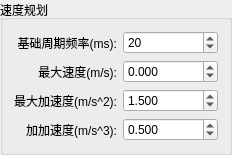
          <widget class="QGroupBox" name="groupBox_18">
           <property name="sizePolicy">
            <sizepolicy hsizetype="Preferred" vsizetype="Preferred">
             <horstretch>0</horstretch>
             <verstretch>0</verstretch>
            </sizepolicy>
           </property>
           <property name="title">
            <string>速度规划</string>
           </property>
           <layout class="QHBoxLayout" name="horizontalLayout_15">
            <item>
             <layout class="QVBoxLayout" name="verticalLayout_8">
              <item>
               <widget class="QLabel" name="label_18">
                <property name="sizePolicy">
                 <sizepolicy hsizetype="Preferred" vsizetype="Preferred">
                  <horstretch>0</horstretch>
                  <verstretch>0</verstretch>
                 </sizepolicy>
                </property>
                <property name="text">
                 <string>基础周期频率(ms):</string>
                </property>
                <property name="alignment">
                 <set>Qt::AlignRight|Qt::AlignTrailing|Qt::AlignVCenter</set>
                </property>
               </widget>
              </item>
              <item>
               <widget class="QLabel" name="label_20">
                <property name="text">
                 <string>最大速度(m/s):</string>
                </property>
                <property name="alignment">
                 <set>Qt::AlignRight|Qt::AlignTrailing|Qt::AlignVCenter</set>
                </property>
               </widget>
              </item>
              <item>
               <widget class="QLabel" name="label_16">
                <property name="sizePolicy">
                 <sizepolicy hsizetype="Preferred" vsizetype="Preferred">
                  <horstretch>0</horstretch>
                  <verstretch>0</verstretch>
                 </sizepolicy>
                </property>
                <property name="layoutDirection">
                 <enum>Qt::LeftToRight</enum>
                </property>
                <property name="text">
                 <string>最大加速度(m/s^2):</string>
                </property>
                <property name="alignment">
                 <set>Qt::AlignRight|Qt::AlignTrailing|Qt::AlignVCenter</set>
                </property>
               </widget>
              </item>
              <item>
               <widget class="QLabel" name="label_17">
                <property name="sizePolicy">
                 <sizepolicy hsizetype="Preferred" vsizetype="Preferred">
                  <horstretch>0</horstretch>
                  <verstretch>0</verstretch>
                 </sizepolicy>
                </property>
                <property name="layoutDirection">
                 <enum>Qt::LeftToRight</enum>
                </property>
                <property name="text">
                 <string>加加速度(m/s^3):</string>
                </property>
                <property name="alignment">
                 <set>Qt::AlignRight|Qt::AlignTrailing|Qt::AlignVCenter</set>
                </property>
               </widget>
              </item>
             </layout>
            </item>
            <item>
             <layout class="QVBoxLayout" name="verticalLayout_48">
              <item>
               <widget class="QSpinBox" name="spinBox_milliseconds">
                <property name="sizePolicy">
                 <sizepolicy hsizetype="Preferred" vsizetype="Fixed">
                  <horstretch>0</horstretch>
                  <verstretch>0</verstretch>
                 </sizepolicy>
                </property>
                <property name="minimum">
                 <number>-99999999</number>
                </property>
                <property name="maximum">
                 <number>99999999</number>
                </property>
                <property name="value">
                 <number>20</number>
                </property>
               </widget>
              </item>
              <item>
               <widget class="QDoubleSpinBox" name="doubleSpinBox_max_v">
                <property name="sizePolicy">
                 <sizepolicy hsizetype="Preferred" vsizetype="Fixed">
                  <horstretch>0</horstretch>
                  <verstretch>0</verstretch>
                 </sizepolicy>
                </property>
                <property name="decimals">
                 <number>3</number>
                </property>
                <property name="minimum">
                 <double>-99999999.000000000000000</double>
                </property>
                <property name="maximum">
                 <double>99999999.000000000000000</double>
                </property>
               </widget>
              </item>
              <item>
               <widget class="QDoubleSpinBox" name="doubleSpinBox_max_acc">
                <property name="sizePolicy">
                 <sizepolicy hsizetype="Preferred" vsizetype="Fixed">
                  <horstretch>0</horstretch>
                  <verstretch>0</verstretch>
                 </sizepolicy>
                </property>
                <property name="decimals">
                 <number>3</number>
                </property>
                <property name="minimum">
                 <double>-99999999.000000000000000</double>
                </property>
                <property name="maximum">
                 <double>99999999.000000000000000</double>
                </property>
                <property name="value">
                 <double>1.500000000000000</double>
                </property>
               </widget>
              </item>
              <item>
               <widget class="QDoubleSpinBox" name="doubleSpinBox_jerk">
                <property name="sizePolicy">
                 <sizepolicy hsizetype="Preferred" vsizetype="Fixed">
                  <horstretch>0</horstretch>
                  <verstretch>0</verstretch>
                 </sizepolicy>
                </property>
                <property name="decimals">
                 <number>3</number>
                </property>
                <property name="minimum">
                 <double>-99999999.000000000000000</double>
                </property>
                <property name="maximum">
                 <double>99999999.000000000000000</double>
                </property>
                <property name="value">
                 <double>0.500000000000000</double>
                </property>
               </widget>
              </item>
             </layout>
            </item>
           </layout>
          </widget>
